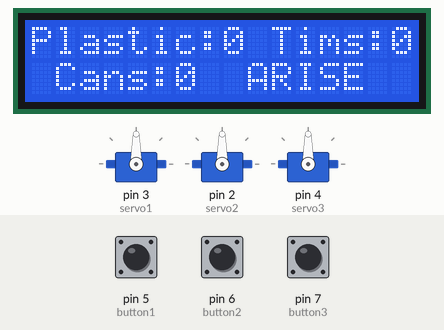
Bench run of a sketch on a simulated Arduino Uno, built with avr-gcc and run on an emulated ATmega328P. On the bench: 16×2 character LCD, 3 × servo. Inputs (shaded band) come from the test bench; at power-on: pin 5 (button1) LOW, pin 6 (button2) LOW, pin 7 (button3) LOW. What the sketch prints to the serial monitor is not drawn.

Above: at 1.2 s.
1.3 s: pin 5 (button1) pulled HIGH for 0.15 s
At 2.7 s:
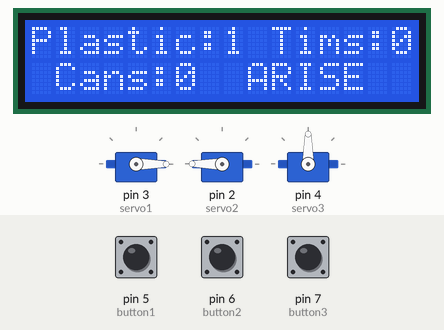
4.4 s: pin 6 (button2) pulled HIGH for 3.2 s
At 5.0 s:
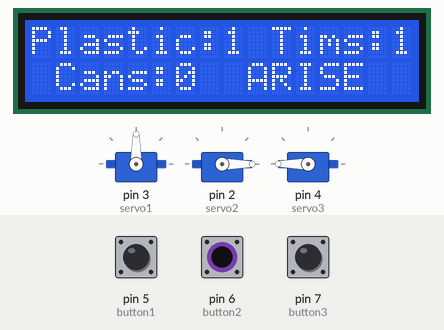
10.1 s: pin 7 (button3) pulled HIGH for 0.15 s
At 10.6 s:
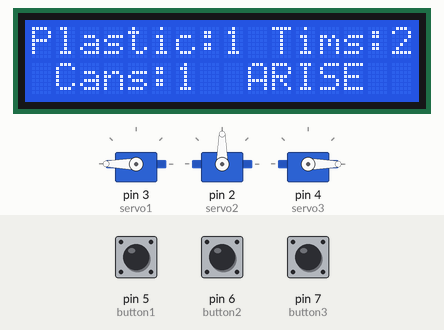
13.2 s: pin 5 (button1) pulled HIGH for 1 s
At 14.1 s:
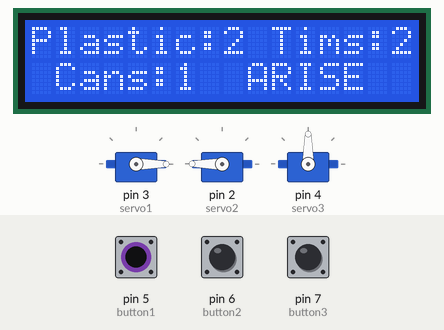
16.8 s: pin 6 (button2) pulled HIGH for 0.15 s
At 18.1 s:
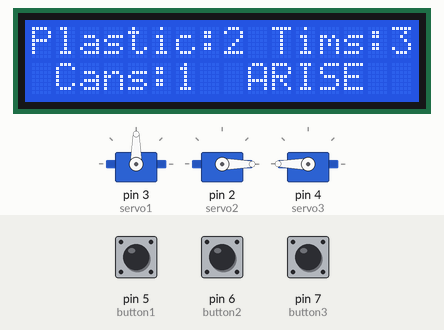
19.9 s: pin 7 (button3) pulled HIGH for 1 s
At 20.4 s:
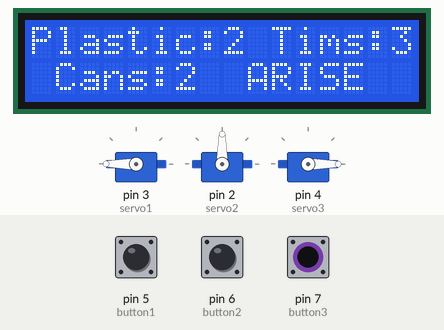
Timing chart, 0 to 23.5 s (numbered marks = the images above; inputs shaded):
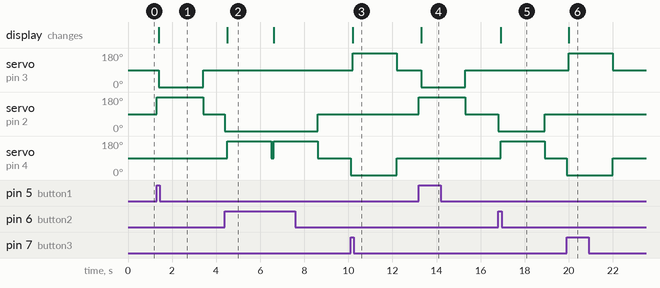

The sketch:

Merger.ino
```cpp
#include <Servo.h>
#include <LiquidCrystal.h>

Servo servo1, servo2, servo3; // Define servos
LiquidCrystal lcd(8, 9, 10, 11, 12, 13);

String items[3] = {"Plastic:"," Tims:", " Cans:"};
int counter[3] = {0,0,0};


int cat = 90; //default angle when turned on
int move_pull = 0;
int move_fwd = 0;
int move_push = 190;
int move_bwd = 190;

const int button1=5;
const int button2=6;
const int button3=7;

void setup()
{
  lcd.begin(16,2);

  servo1.attach(3);
  servo2.attach(2);
  servo3.attach(4);
  servo1.write(cat);
  servo2.write(cat);
  servo3.write(cat);
  Serial.begin(9600);
  displayer();
  pinMode(button1,INPUT);
  pinMode(button2,INPUT);
  pinMode(button3,INPUT);
}
void loop() {

  if (digitalRead(button1)==HIGH){//plastic
  Serial.println("button1");
   servo2.write(move_push);  //pushed
   delay(100);
   servo1.write(move_pull);  //pulled back
   increment(0);
   lcd.clear();
   displayer();
   delay(2000);
   servo2.write(cat);
   servo1.write(cat);

  }


  else if (digitalRead(button2)==HIGH){//aluminium
  Serial.println("button2");
   servo2.write(move_pull);  //push in this case is this variable
   delay(100);
   servo3.write(move_push);  //pull in this case is this variable
   increment(1);
   lcd.clear();
   displayer();
   delay(2000);
   servo2.write(cat);
   servo3.write(cat);

  }
  else if (digitalRead(button3)==HIGH){//paper
   Serial.println("button3");
   servo3.write(move_pull);
   delay(100);
   servo1.write(move_push);
   increment(2);
   lcd.clear();
   displayer();
   delay(2000);
   servo3.write(cat);
   servo1.write(cat);

  }


}
void increment(int item){
    counter[item]++;
  }

void displayer(){
  lcd.print(items[0] + String(counter[0]));
  lcd.print(items[1] + String(counter[1]));
  lcd.setCursor(0,2);
  lcd.print(items[2] + String(counter[2]));
  lcd.setCursor(9,2);
  lcd.print("ARISE");
}


void sweep(){
  for (int positionCounter = 0; positionCounter < 25; positionCounter++) {
    // scroll one position left:
    lcd.scrollDisplayLeft();
    // wait a bit:
  }

}
```

Measured:
- after the input at 1.3 s, servo on pin 3 (servo1): 90° → 0° after 0.11 s, → 90° 2.0 s later; servo on pin 2 (servo2): 90° → 180° at once, → 90° 2.1 s later; the display: changes after 0.11 s (image 1)
- after the input at 4.4 s, servo on pin 2 (servo2): 90° → 0° at once, → 90° 4.2 s later; servo on pin 4 (servo3): alternates 180° for 2.0 s and 90° for 0.11 s, starting after 0.11 s; the display: changes after 0.11 s (image 2)
- after the input at 10.1 s, servo on pin 3 (servo1): 90° → 180° after 0.11 s, → 90° 2.0 s later; servo on pin 4 (servo3): 90° → 0° at once, → 90° 2.1 s later; the display: changes after 0.11 s (image 3)
- after the input at 13.2 s, servo on pin 3 (servo1): 90° → 0° after 0.11 s, → 90° 2.0 s later; servo on pin 2 (servo2): 90° → 180° at once, → 90° 2.1 s later; the display: changes after 0.11 s (image 4)
- after the input at 16.8 s, servo on pin 2 (servo2): 90° → 0° at once, → 90° 2.1 s later; servo on pin 4 (servo3): 90° → 180° after 0.11 s, → 90° 2.0 s later; the display: changes after 0.11 s (image 5)
- after the input at 19.9 s, servo on pin 3 (servo1): 90° → 180° after 0.11 s, → 90° 2.0 s later; servo on pin 4 (servo3): 90° → 0° at once, → 90° 2.1 s later; the display: changes after 0.11 s (image 6)
- what the display in image 2 shows lasts 2.1 s, from 4.5 s to 6.6 s
